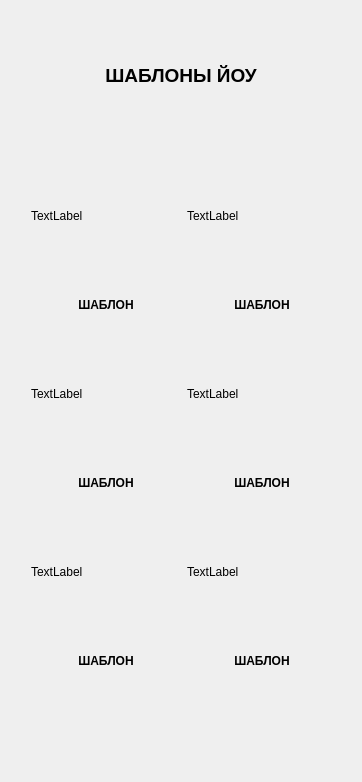
<?xml version="1.0" encoding="UTF-8"?>
<ui version="4.0">
 <class>Form</class>
 <widget class="QWidget" name="Form">
  <property name="geometry">
   <rect>
    <x>0</x>
    <y>0</y>
    <width>362</width>
    <height>782</height>
   </rect>
  </property>
  <property name="minimumSize">
   <size>
    <width>362</width>
    <height>782</height>
   </size>
  </property>
  <property name="maximumSize">
   <size>
    <width>362</width>
    <height>782</height>
   </size>
  </property>
  <property name="windowTitle">
   <string>шаблоны</string>
  </property>
  <widget class="QLabel" name="label_13">
   <property name="geometry">
    <rect>
     <x>31</x>
     <y>40</y>
     <width>300</width>
     <height>71</height>
    </rect>
   </property>
   <property name="text">
    <string>&lt;html&gt;&lt;head/&gt;&lt;body&gt;&lt;p align=&quot;center&quot;&gt;&lt;span style=&quot; font-size:14pt; font-weight:600;&quot;&gt;ШАБЛОНЫ ЙОУ&lt;/span&gt;&lt;/p&gt;&lt;/body&gt;&lt;/html&gt;</string>
   </property>
  </widget>
  <widget class="QLabel" name="label">
   <property name="geometry">
    <rect>
     <x>31</x>
     <y>475</y>
     <width>150</width>
     <height>16</height>
    </rect>
   </property>
   <property name="text">
    <string>&lt;html&gt;&lt;head/&gt;&lt;body&gt;&lt;p align=&quot;center&quot;&gt;&lt;span style=&quot; font-weight:600;&quot;&gt;ШАБЛОН&lt;/span&gt;&lt;/p&gt;&lt;/body&gt;&lt;/html&gt;</string>
   </property>
  </widget>
  <widget class="QLabel" name="label_12">
   <property name="geometry">
    <rect>
     <x>187</x>
     <y>653</y>
     <width>150</width>
     <height>16</height>
    </rect>
   </property>
   <property name="text">
    <string>&lt;html&gt;&lt;head/&gt;&lt;body&gt;&lt;p align=&quot;center&quot;&gt;&lt;span style=&quot; font-weight:600;&quot;&gt;ШАБЛОН&lt;/span&gt;&lt;/p&gt;&lt;/body&gt;&lt;/html&gt;</string>
   </property>
  </widget>
  <widget class="QLabel" name="pic_4">
   <property name="geometry">
    <rect>
     <x>31</x>
     <y>319</y>
     <width>150</width>
     <height>150</height>
    </rect>
   </property>
   <property name="minimumSize">
    <size>
     <width>150</width>
     <height>150</height>
    </size>
   </property>
   <property name="text">
    <string>TextLabel</string>
   </property>
  </widget>
  <widget class="QLabel" name="pic_7">
   <property name="geometry">
    <rect>
     <x>31</x>
     <y>497</y>
     <width>150</width>
     <height>150</height>
    </rect>
   </property>
   <property name="minimumSize">
    <size>
     <width>150</width>
     <height>150</height>
    </size>
   </property>
   <property name="text">
    <string>TextLabel</string>
   </property>
  </widget>
  <widget class="QLabel" name="pic_5">
   <property name="geometry">
    <rect>
     <x>187</x>
     <y>319</y>
     <width>150</width>
     <height>150</height>
    </rect>
   </property>
   <property name="minimumSize">
    <size>
     <width>150</width>
     <height>150</height>
    </size>
   </property>
   <property name="text">
    <string>TextLabel</string>
   </property>
  </widget>
  <widget class="QLabel" name="label_3">
   <property name="geometry">
    <rect>
     <x>187</x>
     <y>297</y>
     <width>150</width>
     <height>16</height>
    </rect>
   </property>
   <property name="text">
    <string>&lt;html&gt;&lt;head/&gt;&lt;body&gt;&lt;p align=&quot;center&quot;&gt;&lt;span style=&quot; font-weight:600;&quot;&gt;ШАБЛОН&lt;/span&gt;&lt;/p&gt;&lt;/body&gt;&lt;/html&gt;</string>
   </property>
  </widget>
  <widget class="QLabel" name="label_2">
   <property name="geometry">
    <rect>
     <x>31</x>
     <y>297</y>
     <width>150</width>
     <height>16</height>
    </rect>
   </property>
   <property name="text">
    <string>&lt;html&gt;&lt;head/&gt;&lt;body&gt;&lt;p align=&quot;center&quot;&gt;&lt;span style=&quot; font-weight:600;&quot;&gt;ШАБЛОН&lt;/span&gt;&lt;/p&gt;&lt;/body&gt;&lt;/html&gt;</string>
   </property>
  </widget>
  <widget class="QLabel" name="label_5">
   <property name="geometry">
    <rect>
     <x>187</x>
     <y>475</y>
     <width>150</width>
     <height>16</height>
    </rect>
   </property>
   <property name="text">
    <string>&lt;html&gt;&lt;head/&gt;&lt;body&gt;&lt;p align=&quot;center&quot;&gt;&lt;span style=&quot; font-weight:600;&quot;&gt;ШАБЛОН&lt;/span&gt;&lt;/p&gt;&lt;/body&gt;&lt;/html&gt;</string>
   </property>
  </widget>
  <widget class="QLabel" name="pic_1">
   <property name="geometry">
    <rect>
     <x>31</x>
     <y>141</y>
     <width>150</width>
     <height>150</height>
    </rect>
   </property>
   <property name="minimumSize">
    <size>
     <width>150</width>
     <height>150</height>
    </size>
   </property>
   <property name="text">
    <string>TextLabel</string>
   </property>
  </widget>
  <widget class="QLabel" name="pic_2">
   <property name="geometry">
    <rect>
     <x>187</x>
     <y>141</y>
     <width>150</width>
     <height>150</height>
    </rect>
   </property>
   <property name="minimumSize">
    <size>
     <width>150</width>
     <height>150</height>
    </size>
   </property>
   <property name="text">
    <string>TextLabel</string>
   </property>
  </widget>
  <widget class="QLabel" name="pic_6">
   <property name="enabled">
    <bool>true</bool>
   </property>
   <property name="geometry">
    <rect>
     <x>187</x>
     <y>497</y>
     <width>150</width>
     <height>150</height>
    </rect>
   </property>
   <property name="minimumSize">
    <size>
     <width>150</width>
     <height>150</height>
    </size>
   </property>
   <property name="text">
    <string>TextLabel</string>
   </property>
  </widget>
  <widget class="QLabel" name="label_4">
   <property name="geometry">
    <rect>
     <x>31</x>
     <y>653</y>
     <width>150</width>
     <height>16</height>
    </rect>
   </property>
   <property name="text">
    <string>&lt;html&gt;&lt;head/&gt;&lt;body&gt;&lt;p align=&quot;center&quot;&gt;&lt;span style=&quot; font-weight:600;&quot;&gt;ШАБЛОН&lt;/span&gt;&lt;/p&gt;&lt;/body&gt;&lt;/html&gt;</string>
   </property>
  </widget>
 </widget>
 <resources/>
 <connections/>
</ui>
